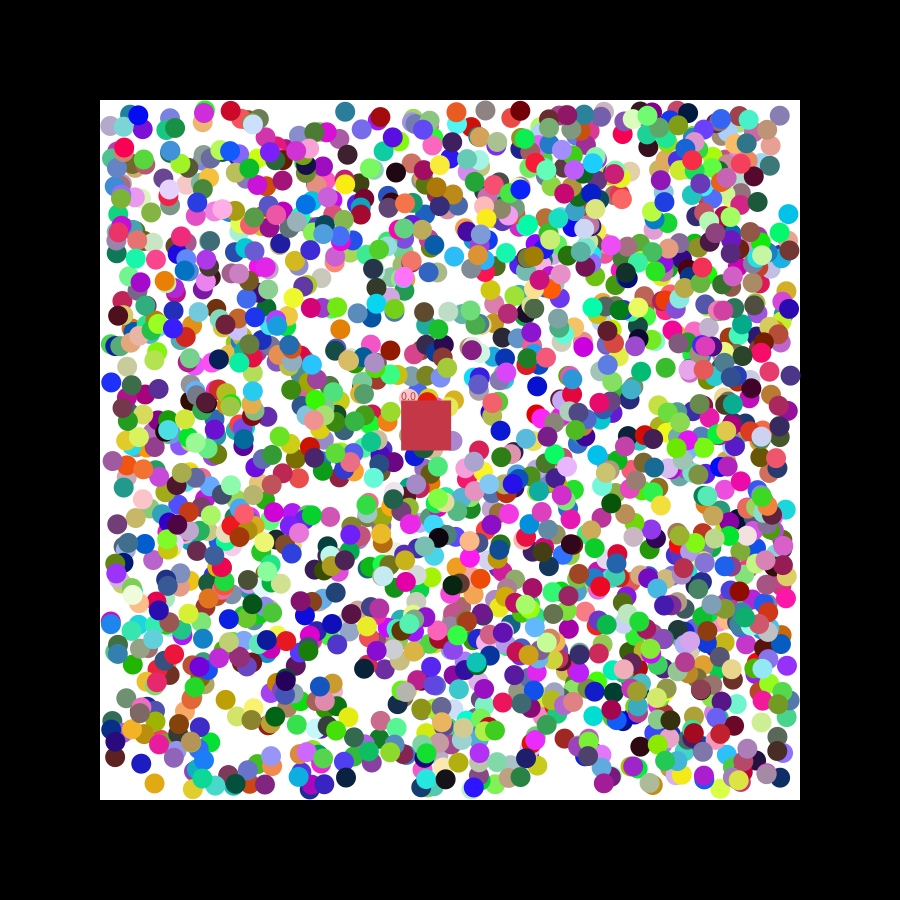
Frame 1 (no input)
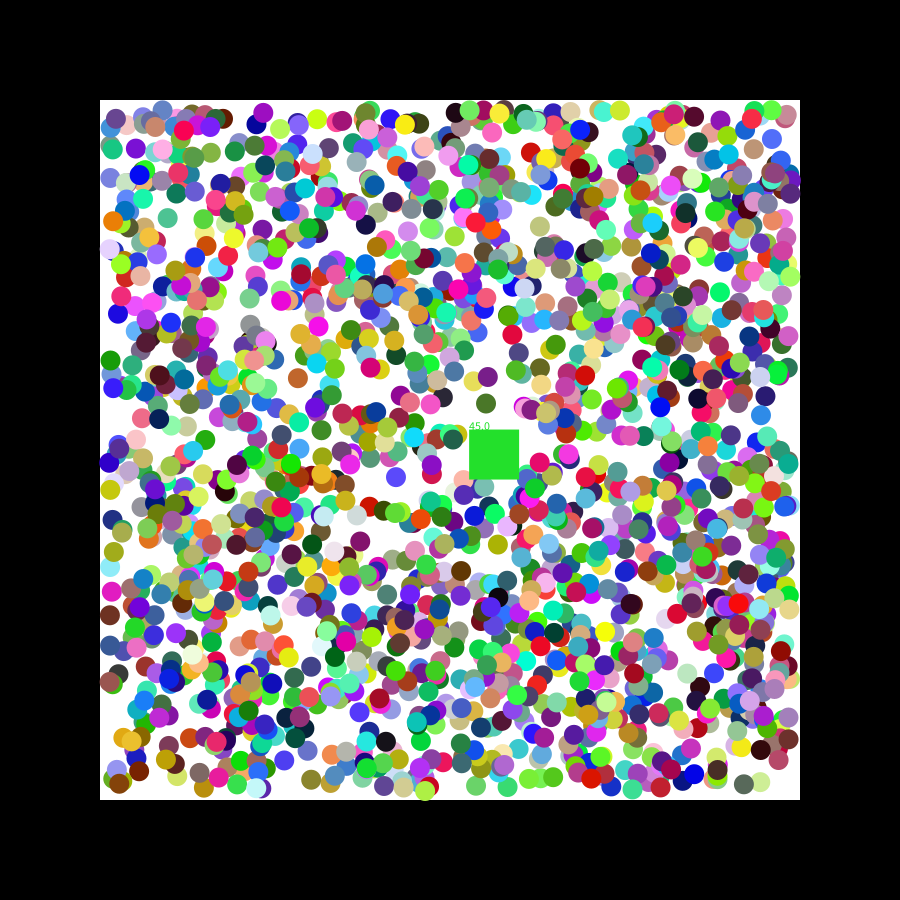
Frame 60 (the mouse pressed at the canvas centre just before this capture)
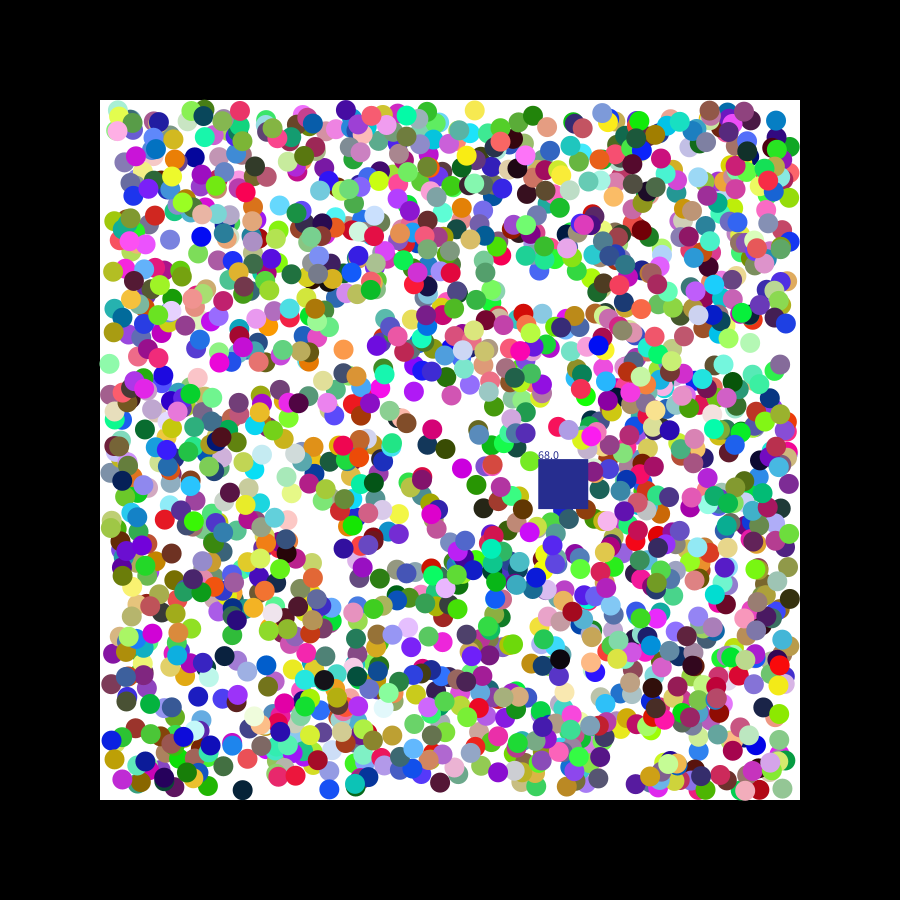
Frame 120 (the mouse held since frame 60 and released just before this capture)

The Processing sketch that drew these frames (run headless with seeded random() and noise(); from frame 60 on, the mouse is pressed at the canvas centre):

// Processing sketch: Vaccuum
// ── Vaccuum.pde

ballPit balls;
hippo po;


void setup(){
  size(900,900);
  balls = new ballPit(2000);
  po = new hippo(new PVector(400,400));
}

void keyPressed(){
  if(keyCode == UP){
    po.velocity.y -= 1;
    
  }if(keyCode == LEFT){
    po.velocity.x -= 1;
    
  }if(keyCode == RIGHT){
    po.velocity.x += 1;
    
  }if(keyCode == DOWN){
    po.velocity.y += 1;
    
  }
  
  
  
}
void keyReleased(){
 
}
void draw(){
  background(0);
  fill(255);
  noStroke();
  rect(100,100,700,700);
  balls.move();
 
  balls.display();
   po.move();
   po.display();
  for(int i = balls.balls.size()-1; i >= 0; i--){
      ball b = balls.balls.get(i);
      if(((b.location.x < po.location.x + po.size) &&(b.location.x > po.location.x)) && (b.location.y > po.location.y && b.location.y < po.location.y+po.size)){
        po.count += 1;
        po.hippoColor = b.ballColor;
        balls.setSpeed();
        balls.balls.remove(i);
      }
    }
}
// ── ball.pde
class ball{
 PVector location;
  PVector velocity;
  PVector acceleration;
  float size;
  float radius; 
  float[] ballColor;
  
  ball(){
    ballColor = new float[] {random(255), random(255), random(255)};
    size = 20;
    radius = size/2;
    location = new PVector(random(width-size-200)+ radius+100,random(height-size-200) + radius + 100);
    velocity = new PVector(random(4)-2, random(4)-2);
    acceleration = new PVector(0,0);
  }
  void move(){
    location.add(velocity);
    velocity.add(acceleration);
    velocity.limit(10);
    
    if(location.x > width- radius-100 || location.x < 0 + radius+100){
      velocity.x *= -1;
      acceleration.x *= -1;
    }
    if(location.y > height - radius-100 || location.y < 0 + radius+100){
      velocity.y *= -1;
      acceleration.y *= -1;
    }
  }
  void display(){
    noStroke();
    fill(ballColor[0], ballColor[1], ballColor[2]);
    ellipse(location.x, location.y, size, size);
  }
  
  
}

class ballPit{
 ArrayList<ball>balls;
 float size;
 ballPit(int count){
   balls = new ArrayList<ball>();
   size = count;
   for(int i = 0; i < count; i++){
    balls.add( new ball()); 
   }
   
 }
 void setSpeed(){
   for(ball b : balls){
    int curSize = balls.size();
     if(b.velocity.x > 0){
       b.velocity.x = size/ curSize; 
     }else{
       b.velocity.x = -(size/ curSize);
     }
     if(b.velocity.y > 0){
       b.velocity.y = size/ curSize; 
     }else{
       b.velocity.y = -(size/ curSize);
     }
     b.velocity.limit(8);
     
   }
 }
 void move(){
   for(ball b : balls){
     b.move();
    
   }
 }
 void display(){
   for(ball b : balls){
     b.display();
    
   }
 }
  
}
// ── hippoPod.pde
class hippo{
  PVector location;
  PVector velocity;
  float size;
  float count;
  float[]hippoColor;
  hippo(PVector loc){
    hippoColor = new float[] {random(255), random(255), random(255)};
    this.location = loc;
    velocity = new PVector(random(7),random(7));
    size = 50;
    
  }
  void move(){
    location.add(velocity);
    velocity.limit(7);
    if(location.x > width- size-100 || location.x < 0 +100){
      velocity.x *= -1;
    
    }
    if(location.y > height - size-100 || location.y < 0 + 100){
      velocity.y *= -1;
      
    }
  }
  void display(){
    fill(hippoColor[0], hippoColor[1], hippoColor[2]);
    noStroke();
    rect(location.x, location.y, size, size);
    text("" + count, location.x, location.y);
  }
  
  
  
}


class hippoPod{
   ArrayList<hippo> hippoRay = new ArrayList<hippo>();
   
  
  
  
}
